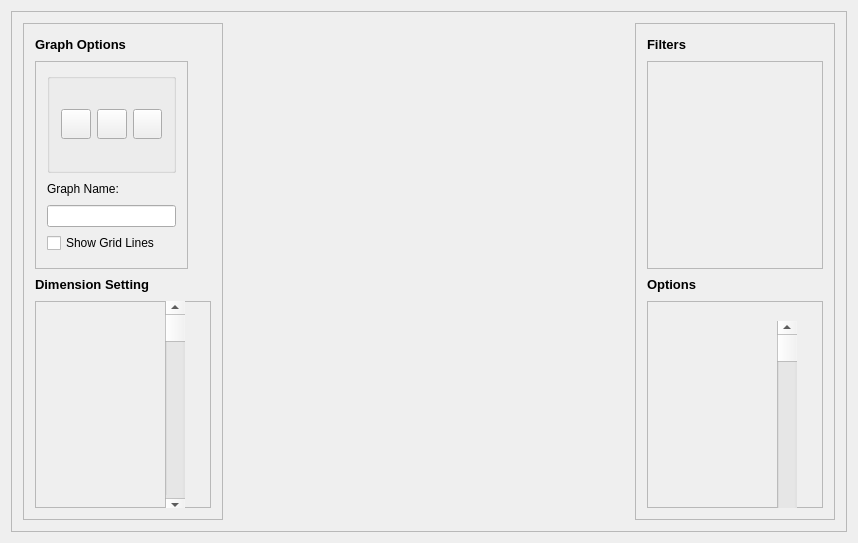
<?xml version="1.0" encoding="UTF-8"?>
<ui version="4.0">
 <class>PandaPluginViewControls</class>
 <widget class="QWidget" name="PandaPluginViewControls">
  <property name="geometry">
   <rect>
    <x>0</x>
    <y>0</y>
    <width>850</width>
    <height>543</height>
   </rect>
  </property>
  <property name="minimumSize">
   <size>
    <width>0</width>
    <height>0</height>
   </size>
  </property>
  <property name="windowTitle">
   <string>QmitkTemplate</string>
  </property>
  <layout class="QVBoxLayout" name="verticalLayout">
   <item>
    <widget class="QFrame" name="m_OuterFrame">
     <property name="frameShape">
      <enum>QFrame::StyledPanel</enum>
     </property>
     <property name="frameShadow">
      <enum>QFrame::Raised</enum>
     </property>
     <layout class="QHBoxLayout" name="horizontalLayout">
      <item>
       <widget class="QFrame" name="m_LeftFrame">
        <property name="minimumSize">
         <size>
          <width>200</width>
          <height>0</height>
         </size>
        </property>
        <property name="maximumSize">
         <size>
          <width>200</width>
          <height>16777215</height>
         </size>
        </property>
        <property name="frameShape">
         <enum>QFrame::StyledPanel</enum>
        </property>
        <property name="frameShadow">
         <enum>QFrame::Raised</enum>
        </property>
        <layout class="QVBoxLayout" name="verticalLayout_2">
         <item>
          <widget class="QLabel" name="m_GraphOptionsLabel">
           <property name="minimumSize">
            <size>
             <width>157</width>
             <height>0</height>
            </size>
           </property>
           <property name="maximumSize">
            <size>
             <width>16777215</width>
             <height>20</height>
            </size>
           </property>
           <property name="text">
            <string>&lt;!DOCTYPE HTML PUBLIC &quot;-//W3C//DTD HTML 4.0//EN&quot; &quot;http://www.w3.org/TR/REC-html40/strict.dtd&quot;&gt;
&lt;html&gt;&lt;head&gt;&lt;meta name=&quot;qrichtext&quot; content=&quot;1&quot; /&gt;&lt;style type=&quot;text/css&quot;&gt;
p, li { white-space: pre-wrap; }
&lt;/style&gt;&lt;/head&gt;&lt;body style=&quot; font-family:'MS Shell Dlg 2'; font-size:8.25pt; font-weight:400; font-style:normal;&quot;&gt;
&lt;p style=&quot; margin-top:0px; margin-bottom:0px; margin-left:0px; margin-right:0px; -qt-block-indent:0; text-indent:0px;&quot;&gt;&lt;span style=&quot; font-size:10pt; font-weight:600;&quot;&gt;Graph Options&lt;/span&gt;&lt;/p&gt;&lt;/body&gt;&lt;/html&gt;</string>
           </property>
          </widget>
         </item>
         <item>
          <widget class="QFrame" name="m_GraphOptionFrame">
           <property name="maximumSize">
            <size>
             <width>153</width>
             <height>16777215</height>
            </size>
           </property>
           <property name="frameShape">
            <enum>QFrame::StyledPanel</enum>
           </property>
           <property name="frameShadow">
            <enum>QFrame::Raised</enum>
           </property>
           <layout class="QVBoxLayout" name="verticalLayout_4">
            <item>
             <widget class="QGroupBox" name="groupBox">
              <property name="maximumSize">
               <size>
                <width>200</width>
                <height>100</height>
               </size>
              </property>
              <property name="title">
               <string/>
              </property>
              <layout class="QHBoxLayout" name="horizontalLayout_2">
               <item>
                <widget class="QPushButton" name="m_LineGraphPushButton">
                 <property name="maximumSize">
                  <size>
                   <width>30</width>
                   <height>30</height>
                  </size>
                 </property>
                 <property name="toolTip">
                  <string>Line Graph</string>
                 </property>
                 <property name="text">
                  <string/>
                 </property>
                 <property name="icon">
                  <iconset>
                   <normaloff>../../resources/line icon.png</normaloff>../../resources/line icon.png</iconset>
                 </property>
                </widget>
               </item>
               <item>
                <widget class="QPushButton" name="m_BarGraphPushButton">
                 <property name="maximumSize">
                  <size>
                   <width>30</width>
                   <height>30</height>
                  </size>
                 </property>
                 <property name="toolTip">
                  <string>Bar Graph</string>
                 </property>
                 <property name="text">
                  <string/>
                 </property>
                 <property name="icon">
                  <iconset>
                   <normaloff>../../resources/bar icon.png</normaloff>../../resources/bar icon.png</iconset>
                 </property>
                </widget>
               </item>
               <item>
                <widget class="QPushButton" name="m_ScatterPlotPushButton">
                 <property name="maximumSize">
                  <size>
                   <width>30</width>
                   <height>30</height>
                  </size>
                 </property>
                 <property name="toolTip">
                  <string>Scatter Plot</string>
                 </property>
                 <property name="text">
                  <string/>
                 </property>
                 <property name="icon">
                  <iconset>
                   <normaloff>../../resources/scatter icon.png</normaloff>../../resources/scatter icon.png</iconset>
                 </property>
                </widget>
               </item>
              </layout>
             </widget>
            </item>
            <item>
             <widget class="QLabel" name="label">
              <property name="maximumSize">
               <size>
                <width>100</width>
                <height>20</height>
               </size>
              </property>
              <property name="text">
               <string>Graph Name:</string>
              </property>
             </widget>
            </item>
            <item>
             <widget class="QLineEdit" name="lineEdit">
              <property name="maximumSize">
               <size>
                <width>200</width>
                <height>16777215</height>
               </size>
              </property>
             </widget>
            </item>
            <item>
             <widget class="QCheckBox" name="m_GridLinesToggle">
              <property name="text">
               <string>Show Grid Lines</string>
              </property>
             </widget>
            </item>
           </layout>
          </widget>
         </item>
         <item>
          <widget class="QLabel" name="m_DimensionSettingsLabel">
           <property name="maximumSize">
            <size>
             <width>16777215</width>
             <height>20</height>
            </size>
           </property>
           <property name="text">
            <string>&lt;!DOCTYPE HTML PUBLIC &quot;-//W3C//DTD HTML 4.0//EN&quot; &quot;http://www.w3.org/TR/REC-html40/strict.dtd&quot;&gt;
&lt;html&gt;&lt;head&gt;&lt;meta name=&quot;qrichtext&quot; content=&quot;1&quot; /&gt;&lt;style type=&quot;text/css&quot;&gt;
p, li { white-space: pre-wrap; }
&lt;/style&gt;&lt;/head&gt;&lt;body style=&quot; font-family:'MS Shell Dlg 2'; font-size:8.25pt; font-weight:400; font-style:normal;&quot;&gt;
&lt;p style=&quot; margin-top:0px; margin-bottom:0px; margin-left:0px; margin-right:0px; -qt-block-indent:0; text-indent:0px;&quot;&gt;&lt;span style=&quot; font-size:10pt; font-weight:600;&quot;&gt;Dimension Setting&lt;/span&gt;&lt;/p&gt;&lt;/body&gt;&lt;/html&gt;</string>
           </property>
          </widget>
         </item>
         <item>
          <widget class="QFrame" name="m_DimensionSettingsFrame">
           <property name="frameShape">
            <enum>QFrame::StyledPanel</enum>
           </property>
           <property name="frameShadow">
            <enum>QFrame::Raised</enum>
           </property>
           <widget class="QScrollBar" name="m_DimensionSettingsVerticalScrollBar">
            <property name="geometry">
             <rect>
              <x>130</x>
              <y>0</y>
              <width>20</width>
              <height>211</height>
             </rect>
            </property>
            <property name="orientation">
             <enum>Qt::Vertical</enum>
            </property>
           </widget>
          </widget>
         </item>
        </layout>
       </widget>
      </item>
      <item>
       <widget class="QWidget" name="m_MiddleWidget" native="true">
        <property name="minimumSize">
         <size>
          <width>400</width>
          <height>0</height>
         </size>
        </property>
        <property name="maximumSize">
         <size>
          <width>16777215</width>
          <height>16777215</height>
         </size>
        </property>
        <zorder>m_GraphOptionFrame</zorder>
        <zorder>m_LeftFrame</zorder>
       </widget>
      </item>
      <item>
       <widget class="QFrame" name="m_RightFrame">
        <property name="minimumSize">
         <size>
          <width>200</width>
          <height>0</height>
         </size>
        </property>
        <property name="maximumSize">
         <size>
          <width>200</width>
          <height>16777215</height>
         </size>
        </property>
        <property name="frameShape">
         <enum>QFrame::StyledPanel</enum>
        </property>
        <property name="frameShadow">
         <enum>QFrame::Raised</enum>
        </property>
        <layout class="QVBoxLayout" name="verticalLayout_3">
         <item>
          <widget class="QLabel" name="m_FiltersLabel">
           <property name="maximumSize">
            <size>
             <width>16777215</width>
             <height>20</height>
            </size>
           </property>
           <property name="styleSheet">
            <string notr="true"/>
           </property>
           <property name="text">
            <string>&lt;!DOCTYPE HTML PUBLIC &quot;-//W3C//DTD HTML 4.0//EN&quot; &quot;http://www.w3.org/TR/REC-html40/strict.dtd&quot;&gt;
&lt;html&gt;&lt;head&gt;&lt;meta name=&quot;qrichtext&quot; content=&quot;1&quot; /&gt;&lt;style type=&quot;text/css&quot;&gt;
p, li { white-space: pre-wrap; }
&lt;/style&gt;&lt;/head&gt;&lt;body style=&quot; font-family:'MS Shell Dlg 2'; font-size:8.25pt; font-weight:400; font-style:normal;&quot;&gt;
&lt;p style=&quot; margin-top:0px; margin-bottom:0px; margin-left:0px; margin-right:0px; -qt-block-indent:0; text-indent:0px;&quot;&gt;&lt;span style=&quot; font-size:10pt; font-weight:600;&quot;&gt;Filters&lt;/span&gt;&lt;/p&gt;&lt;/body&gt;&lt;/html&gt;</string>
           </property>
          </widget>
         </item>
         <item>
          <widget class="QFrame" name="m_FiltersFrame">
           <property name="frameShape">
            <enum>QFrame::StyledPanel</enum>
           </property>
           <property name="frameShadow">
            <enum>QFrame::Raised</enum>
           </property>
           <widget class="QScrollBar" name="m_FiltersVerticalScrollBar">
            <property name="geometry">
             <rect>
              <x>250</x>
              <y>20</y>
              <width>17</width>
              <height>101</height>
             </rect>
            </property>
            <property name="orientation">
             <enum>Qt::Vertical</enum>
            </property>
           </widget>
          </widget>
         </item>
         <item>
          <widget class="QLabel" name="m_OptionsLabel">
           <property name="maximumSize">
            <size>
             <width>16777215</width>
             <height>20</height>
            </size>
           </property>
           <property name="text">
            <string>&lt;!DOCTYPE HTML PUBLIC &quot;-//W3C//DTD HTML 4.0//EN&quot; &quot;http://www.w3.org/TR/REC-html40/strict.dtd&quot;&gt;
&lt;html&gt;&lt;head&gt;&lt;meta name=&quot;qrichtext&quot; content=&quot;1&quot; /&gt;&lt;style type=&quot;text/css&quot;&gt;
p, li { white-space: pre-wrap; }
&lt;/style&gt;&lt;/head&gt;&lt;body style=&quot; font-family:'MS Shell Dlg 2'; font-size:8.25pt; font-weight:400; font-style:normal;&quot;&gt;
&lt;p style=&quot; margin-top:0px; margin-bottom:0px; margin-left:0px; margin-right:0px; -qt-block-indent:0; text-indent:0px;&quot;&gt;&lt;span style=&quot; font-size:10pt; font-weight:600;&quot;&gt;Options&lt;/span&gt;&lt;/p&gt;&lt;/body&gt;&lt;/html&gt;</string>
           </property>
          </widget>
         </item>
         <item>
          <widget class="QFrame" name="m_OptionsFrame">
           <property name="frameShape">
            <enum>QFrame::StyledPanel</enum>
           </property>
           <property name="frameShadow">
            <enum>QFrame::Raised</enum>
           </property>
           <widget class="QScrollBar" name="m_OptionsVerticalScrollBar">
            <property name="geometry">
             <rect>
              <x>130</x>
              <y>20</y>
              <width>20</width>
              <height>211</height>
             </rect>
            </property>
            <property name="orientation">
             <enum>Qt::Vertical</enum>
            </property>
           </widget>
          </widget>
         </item>
        </layout>
       </widget>
      </item>
     </layout>
    </widget>
   </item>
  </layout>
 </widget>
 <layoutdefault spacing="6" margin="11"/>
 <resources/>
 <connections/>
</ui>
